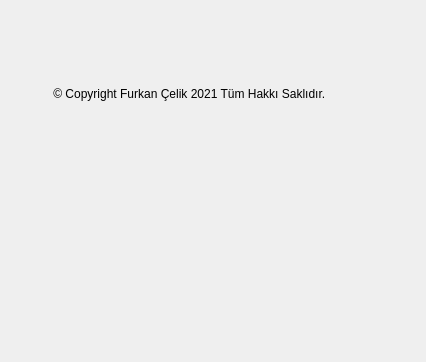
<?xml version="1.0" encoding="UTF-8"?>
<ui version="4.0">
 <class>Dialog</class>
 <widget class="QDialog" name="Dialog">
  <property name="geometry">
   <rect>
    <x>0</x>
    <y>0</y>
    <width>426</width>
    <height>362</height>
   </rect>
  </property>
  <property name="windowTitle">
   <string>Hakkında</string>
  </property>
  <widget class="QWidget" name="">
   <property name="geometry">
    <rect>
     <x>50</x>
     <y>10</y>
     <width>331</width>
     <height>341</height>
    </rect>
   </property>
   <layout class="QVBoxLayout" name="verticalLayout">
    <item>
     <widget class="QLabel" name="label_2">
      <property name="text">
       <string> © Copyright Furkan Çelik 2021 Tüm Hakkı Saklıdır. </string>
      </property>
     </widget>
    </item>
    <item>
     <widget class="QLabel" name="label">
      <property name="text">
       <string/>
      </property>
      <property name="pixmap">
       <pixmap>../sdu.png</pixmap>
      </property>
      <property name="scaledContents">
       <bool>true</bool>
      </property>
     </widget>
    </item>
   </layout>
  </widget>
 </widget>
 <resources/>
 <connections/>
</ui>
